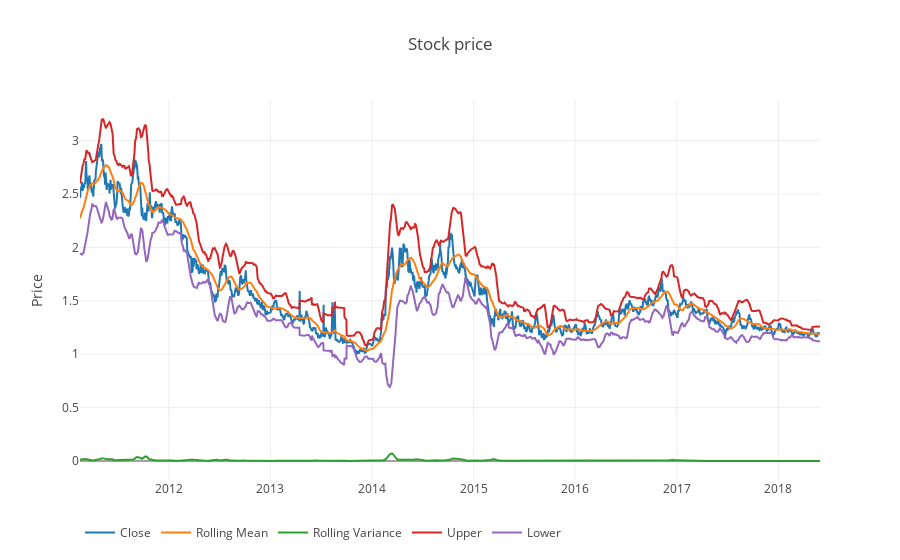
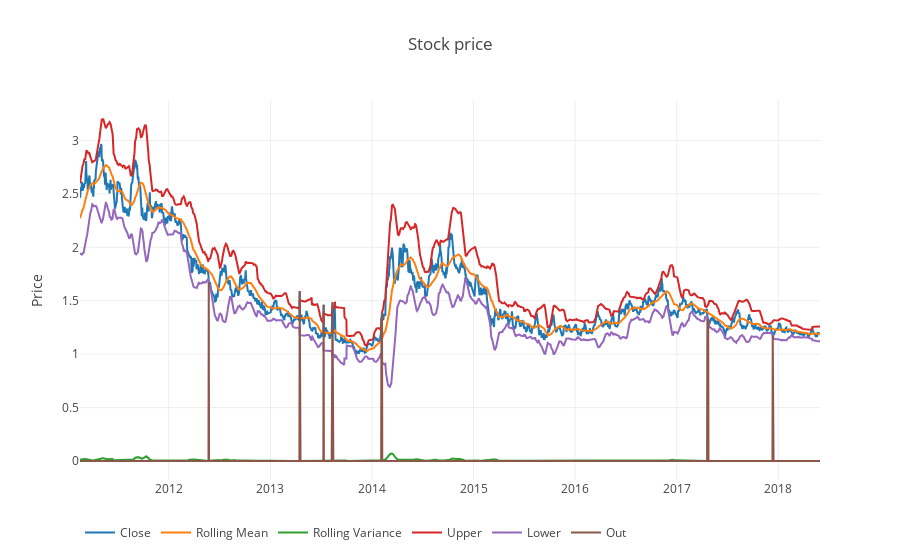

Notebook source saved alongside these figures, in order:
### Markdown cell above
### Outliers

### Code cell
df = df_adj
ts = df_adj['Close']
n_std = 3

df = pd.concat([df, da.roll_stats(ts=ts, window=30)], axis=1).dropna(how='any',axis=0)
df['Upper'] = df['Rolling Mean'] + n_std*df['Rolling Variance'].apply(np.sqrt)
df['Lower'] = df['Rolling Mean'] - n_std*df['Rolling Variance'].apply(np.sqrt)

da.plotscatter(df.drop(columns='Direction'))

# Outlier criterion
df_out = df[(df['Close'] > df['Upper']) | (df['Close'] < df['Lower'])]
df['Out'] = df.loc[df_out.index, 'Close']

df = df.replace(np.nan, 0) # for plotting
da.plotscatter(df.drop(columns='Direction'))

df = df.drop(df_out.index)
df_adj_noout = df[['Close']]

### Figure 1 — Plotly figure (JSON) as saved in the notebook; plotly's stock layout.template omitted (floating-point values rounded to 4 significant figures; data arrays with more than 128 entries replaced by an {"elided": "..."} marker saying what was removed)
{"data": [{"name": "Close", "type": "scatter", "x": {"elided": "1803 str values"}, "y": {"elided": "1803 float values"}}, {"name": "Rolling Mean", "type": "scatter", "x": {"elided": "1803 str values"}, "y": {"elided": "1803 float values"}}, {"name": "Rolling Variance", "type": "scatter", "x": {"elided": "1803 str values"}, "y": {"elided": "1803 float values"}}, {"name": "Upper", "type": "scatter", "x": {"elided": "1803 str values"}, "y": {"elided": "1803 float values"}}, {"name": "Lower", "type": "scatter", "x": {"elided": "1803 str values"}, "y": {"elided": "1803 float values"}}], "layout": {"legend": {"orientation": "h"}, "title": "Stock price", "yaxis": {"title": "Price"}}}

### Figure 2 — Plotly figure (JSON) as saved in the notebook; plotly's stock layout.template omitted (floating-point values rounded to 4 significant figures; data arrays with more than 128 entries replaced by an {"elided": "..."} marker saying what was removed)
{"data": [{"name": "Close", "type": "scatter", "x": {"elided": "1803 str values"}, "y": {"elided": "1803 float values"}}, {"name": "Rolling Mean", "type": "scatter", "x": {"elided": "1803 str values"}, "y": {"elided": "1803 float values"}}, {"name": "Rolling Variance", "type": "scatter", "x": {"elided": "1803 str values"}, "y": {"elided": "1803 float values"}}, {"name": "Upper", "type": "scatter", "x": {"elided": "1803 str values"}, "y": {"elided": "1803 float values"}}, {"name": "Lower", "type": "scatter", "x": {"elided": "1803 str values"}, "y": {"elided": "1803 float values"}}, {"name": "Out", "type": "scatter", "x": {"elided": "1803 str values"}, "y": {"elided": "1803 float values"}}], "layout": {"legend": {"orientation": "h"}, "title": "Stock price", "yaxis": {"title": "Price"}}}
